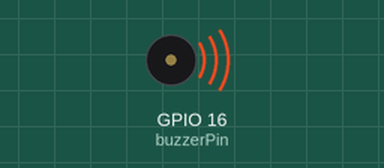
A sketch run on a simulated ESP32. Shown: buzzer (waves = sounding).

Above: at 0.2 s.
Timing chart, 0 to 3.0 s (numbered marks = the images above):
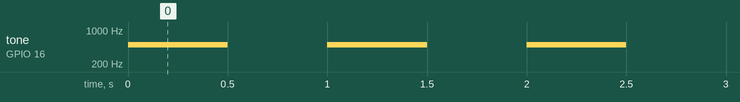

Measured:
- by itself, tone on GPIO 16 (buzzerPin): alternates 500 Hz for 0.50 s and silent for 0.50 s

The sketch:

esp32_ledcWriteTone_Attached.ino
```cpp
const int buzzerPin = 16;
const int freq = 5000;
const int resolution = 8;

void setup() {}

void loop() {
    ledcAttach(buzzerPin, freq, resolution);
    ledcWriteTone(buzzerPin, 500);
    delay(500);
    ledcWriteTone(buzzerPin, 0);
    delay(500);
}
```
